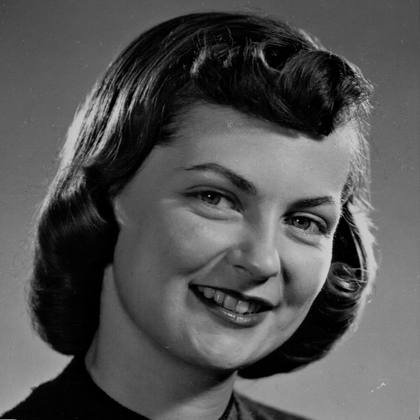
%> input picture Coursework_1/girlface.bmp, 420 x 420 px, shrunk from 512 x 512 before the run
$ octave --eval "CourseworkThreshold;"   (GNU Octave 9; MATLAB toolbox functions it lacks are replaced by stand-ins)
%> lines starting %> are read from the running program, lines starting %| are printed output that depends on the picture; in (x1, y1, x2, y2) boxes, pixels count from 0 and x2, y2 are one past the last pixel; in counts of white or black regions, pixels touching at a corner belong together; the program's own positions count from 1
### Coursework_1/Threshold.m
function GreyImage = Threshold(Image, Threshold, ShowImage)

[Width, Height, Dimension] = size(Image);

GreyImage = 0;
if(Dimension == 1)
    GreyImage = Image;
else
    GreyImage = rgb2grey(Image);
end

for Column = 1 : Width
    for Row = 1 : Height
    	GreyImage(Column, Row) = (Image(Column, Row) >= Threshold) * 255;
    end
end
if(ShowImage == true)
    imshow(GreyImage);
end
end

### Coursework_1/CourseworkThreshold.m
function CourseworkThreshold()
    GirlfaceImage = imread('girlface.bmp');
%> GirlfaceImage is the input picture: size 420x420 uint8; min 0, max 210, mean 83.6
    [ImageWidth, ImageHeight] = size(GirlfaceImage);
%> ImageWidth = 420; ImageHeight = 420
    NumberOfImages = 16

    for ImageRepeat = NumberOfImages - 2 : -1 : 1
        subplot(sqrt(NumberOfImages),sqrt(NumberOfImages),ImageRepeat);
        Threshold(GirlfaceImage, ImageRepeat * (255 / NumberOfImages), true);
    end
%> this loop made 14 passes
%> pass 2, in Threshold (call 2), `imshow(GreyImage);`:
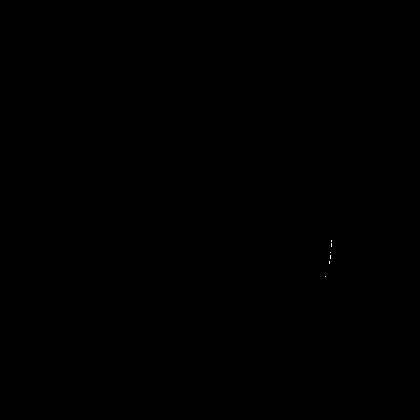
%> displayed picture: size 420x420, on the screen's scale of 0 to 255; 0.01% white in thin lines or dots, all inside (x1, y1, x2, y2) = (325, 240, 332, 277)
    subplot(sqrt(NumberOfImages),sqrt(NumberOfImages),NumberOfImages-1);
    Threshold(GirlfaceImage, 80, true);
%> after the loop in Threshold (call 15), `for Column = 1 : Width`:
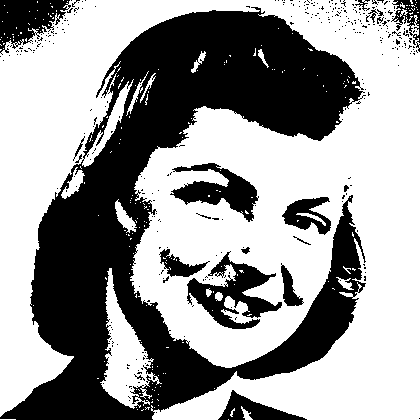
%> GreyImage: size 420x420 uint8; 60.2% white; 334 black regions (314 under 20 px), largest, box (x1, y1, x2, y2) and area: (0, 7, 366, 420) 58009, (187, 251, 282, 329) 2891, (0, 0, 71, 55) 2244
%> `CourseworkThreshold;`:
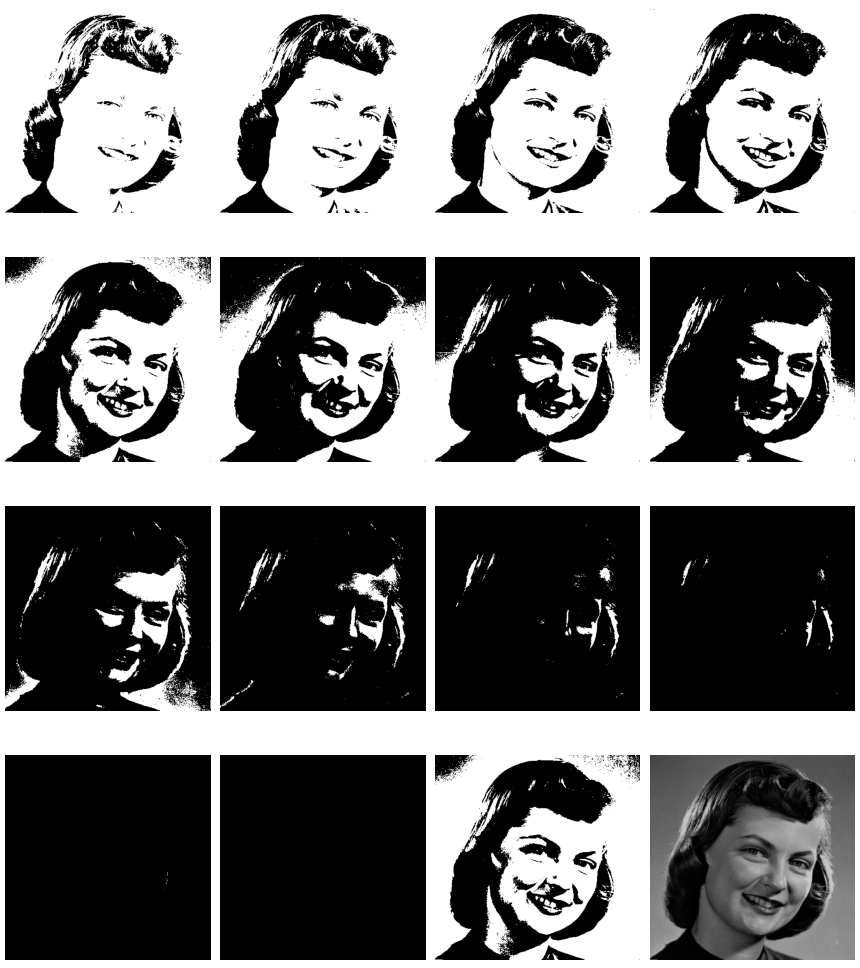
%> figure redrawn from the program's plot data, 16 panels

    subplot(sqrt(NumberOfImages),sqrt(NumberOfImages),NumberOfImages);
    imshow(GirlfaceImage);
end

$ run again, with Coursework_1/cameraman.tif saved as Coursework_1/girlface.bmp
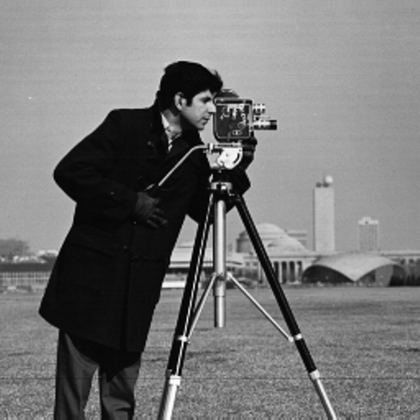
%> input picture Coursework_1/cameraman.tif, 420 x 420 px, shrunk from 512 x 512 before the run
%> in CourseworkThreshold, GirlfaceImage is the input picture: size 420x420 uint8; min 0, max 255, mean 118.3
%> the loop in CourseworkThreshold, `for ImageRepeat = NumberOfImages - 2 : -1 : 1` made 14 passes
%> pass 1, in Threshold, `imshow(GreyImage);`:
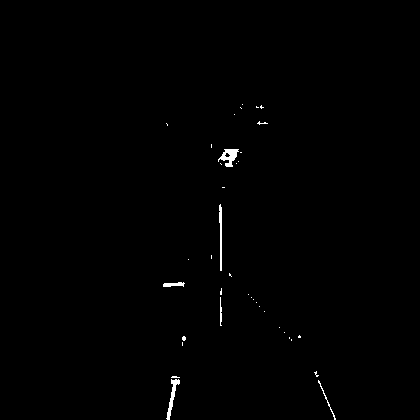
%> displayed picture: size 420x420, on the screen's scale of 0 to 255; 0.47% white; 38 white regions (32 under 20 px), largest, box (x1, y1, x2, y2) and area: (218, 149, 239, 167) 195, (166, 379, 180, 420) 173, (219, 204, 222, 271) 148, (163, 282, 185, 287) 77, (318, 380, 336, 420) 60, (220, 297, 222, 326) 44
%> after the loop in Threshold (call 15), `for Column = 1 : Width`:
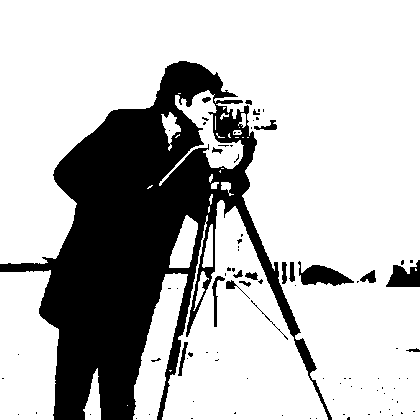
%> GreyImage: size 420x420 uint8; 74.3% white; 91 black regions (72 under 20 px), largest, box (x1, y1, x2, y2) and area: (0, 61, 332, 420) 42592, (298, 261, 354, 286) 735, (386, 260, 420, 287) 588
